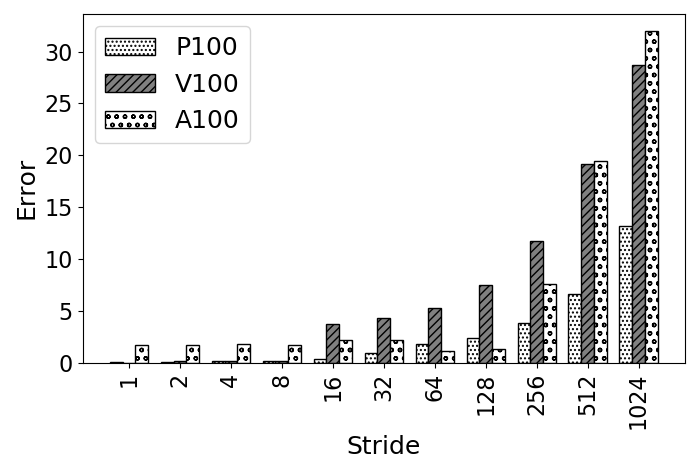

Write the Python code that produced this figure.
import random
import matplotlib
import matplotlib.pyplot as plt
from matplotlib import style

import numpy as np
import matplotlib.patches as mpatches

#plt.rcdefaults()
fig, ax = plt.subplots()

fig.set_size_inches(7, 5)


#stride = ['stride-1', 'stride-2', 'stride-4', 'stride-8', 'stride-16', 'stride-32', 'stride-64', 'stride-128', 'stride-256', 'stride-512', 'stride-1024', 'stride-2048', 'stride-4096', 'stride-8192']
stride = ['1', '2', '4', '8', '16', '32', '64', '128', '256', '512', '1024']

total_P100_50M=[0.0990591089624624,0.120374924141425,0.174610578161104,0.122413964548491,0.395723805151087,0.912917039696505,1.77394680454147,2.39310248755473,3.84970401092883,6.65779343205404,13.1477372275757]
total_V100_50M=[0.00179736563798507,0.145563802910669,0.155394150759524,0.171764462066568,3.75629745776972,4.34751495107712,5.31421054776186,7.4737710474837,11.7162153420998,19.1725769164907,28.6972473714953]
total_A100_50M=[1.66562176999848,1.67897405915174,1.76433923142483,1.73586825205061,2.21532859021479,2.21203129214999,1.09140518417462,1.29942713427414,7.56676557863502,19.4792353328939,32.0269283944214]



def average(lst):
    return sum(lst) / len(lst)

print("accurcy")
print("Broadwell showed {:.1f}".format((100-average(total_P100_50M)))+"\% accuracy, Sky Lake showed {:.1f}".format((100-average(total_V100_50M)))+"\% accuracy, and Cascade Lake showed {:.1f}".format((100-average(total_A100_50M)))+"\% accuracy")


barwidth=.25
# Set position of bar on X axis
r1 = np.arange(len(total_P100_50M))
r2 = [x + barwidth for x in r1]
r3 = [x + barwidth for x in r2]


x_pos = np.arange(len(stride))  # the label locations
#ax.barh(x_pos, read, hatch='....', color='white', edgecolor='black')
#rects1 = plt.bar(x, traffic, .8, hatch='....', color='white', edgecolor='black')
plt.bar(r1, total_P100_50M, width=barwidth, hatch='....', color='white', edgecolor='black', label='P100')
plt.bar(r2, total_V100_50M, width=barwidth, hatch='////', color='grey', edgecolor='black', label='V100')
plt.bar(r3, total_A100_50M, width=barwidth, hatch='oo', color='white', edgecolor='black', label='A100')

#plt.legend(handlelength=3, fontsize=12)

plt.legend(loc="upper left", fontsize=18)


ax.set_ylabel('Error', fontsize=18)
ax.set_xlabel('Stride', fontsize=18)


#plt.title('', fontsize=18)
#ax.set_xticks(x_pos)

plt.yticks(fontsize=16)
#plt.yticks(np.arange(0, 100, 10), fontsize=14)
#ax.get_yaxis().get_major_formatter().set_scientific(False)

plt.xticks([r + barwidth for r in range(len(total_P100_50M))], stride, fontsize=16, rotation=90)

#plt.xticks(rotation=90, fontsize=14)
#ax.set_xticklabels(stride, fontsize=12)

#ax.invert_yaxis()
plt.tight_layout()

plt.show()
fig.savefig('50_nvidia_experiments.png', dpi=100)

# Example data
